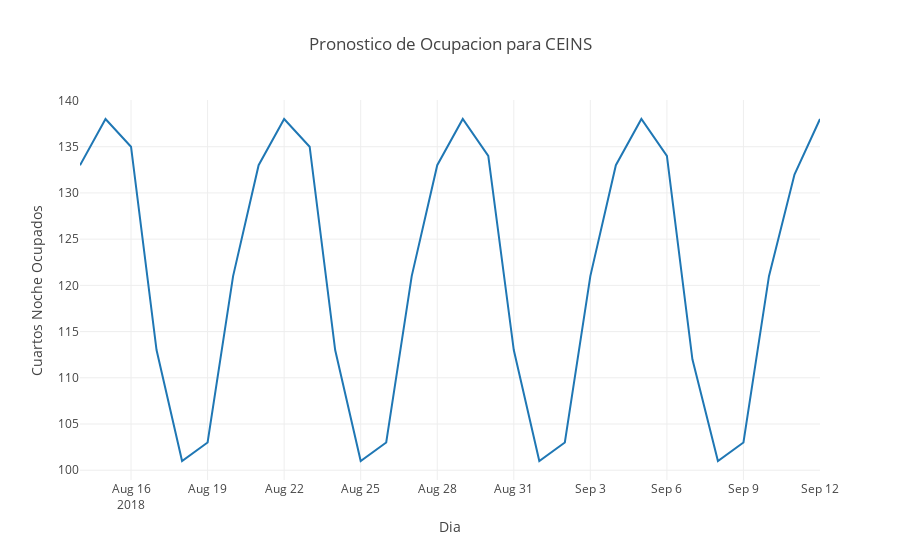

The notebook cell saved with this chart:
### Code cell
# Let's plot the occupancy forecast using plotly:

occupancy = [go.Scatter(x=forecasted_demand.index, y=forecasted_demand['occupancy'],
                        name='Pronostico de ocupacion para CEINS')]
layout_occ = go.Layout(title='Pronostico de Ocupacion para CEINS',
                       xaxis={'title':'Dia'},
                       yaxis={'title':'Cuartos Noche Ocupados'},
                      
                      )

fig = go.Figure(data=occupancy, layout=layout_occ)
iplot(fig, filename='occ_ts')

### Figure 1 — Plotly figure (JSON) as saved in the notebook; plotly's stock layout.template omitted (floating-point values rounded to 4 significant figures)
{"data": [{"name": "Pronostico de ocupacion para CEINS", "type": "scatter", "uid": "9111e2be-4b2b-11e9-86fc-acde48001122", "x": ["2018-08-14", "2018-08-15", "2018-08-16", "2018-08-17", "2018-08-18", "2018-08-19", "2018-08-20", "2018-08-21", "2018-08-22", "2018-08-23", "2018-08-24", "2018-08-25", "2018-08-26", "2018-08-27", "2018-08-28", "2018-08-29", "2018-08-30", "2018-08-31", "2018-09-01", "2018-09-02", "2018-09-03", "2018-09-04", "2018-09-05", "2018-09-06", "2018-09-07", "2018-09-08", "2018-09-09", "2018-09-10", "2018-09-11", "2018-09-12"], "y": [133, 138, 135, 113, 101, 103, 121, 133, 138, 135, 113, 101, 103, 121, 133, 138, 134, 113, 101, 103, 121, 133, 138, 134, 112, 101, 103, 121, 132, 138]}], "layout": {"title": "Pronostico de Ocupacion para CEINS", "xaxis": {"title": "Dia"}, "yaxis": {"title": "Cuartos Noche Ocupados"}}}
